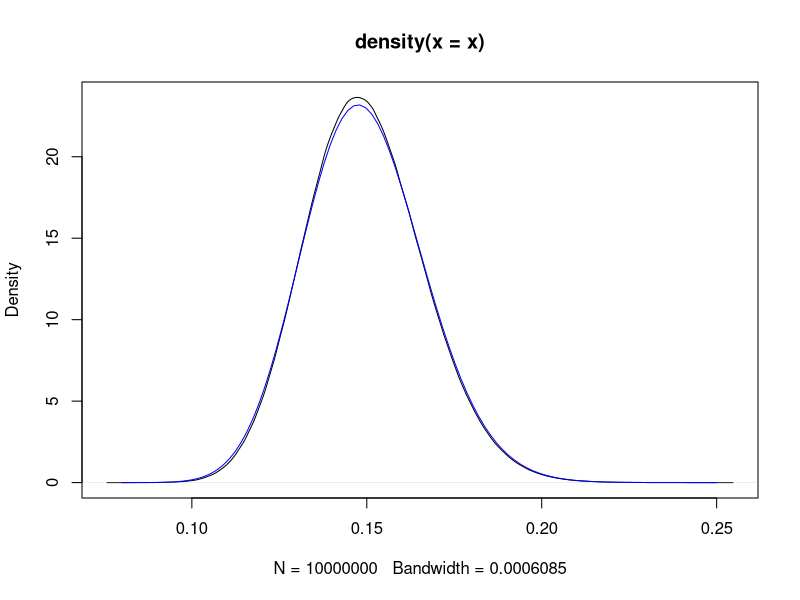
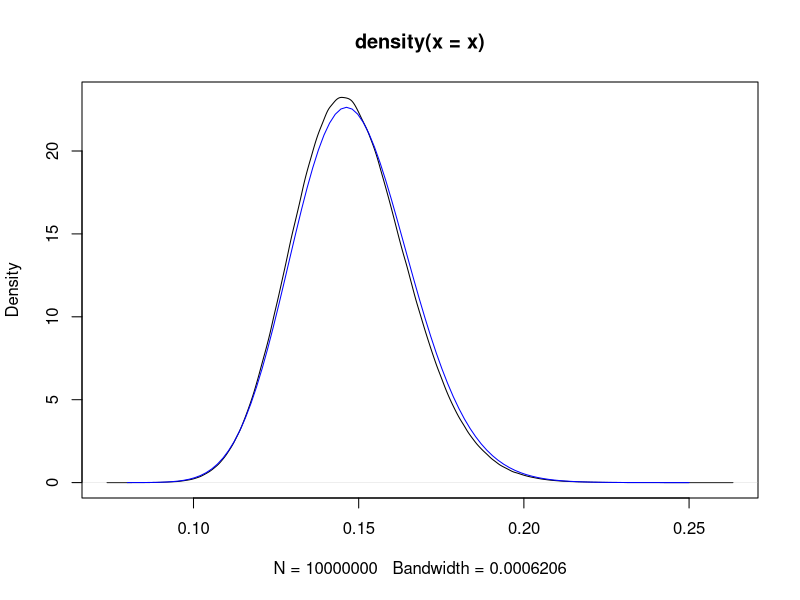
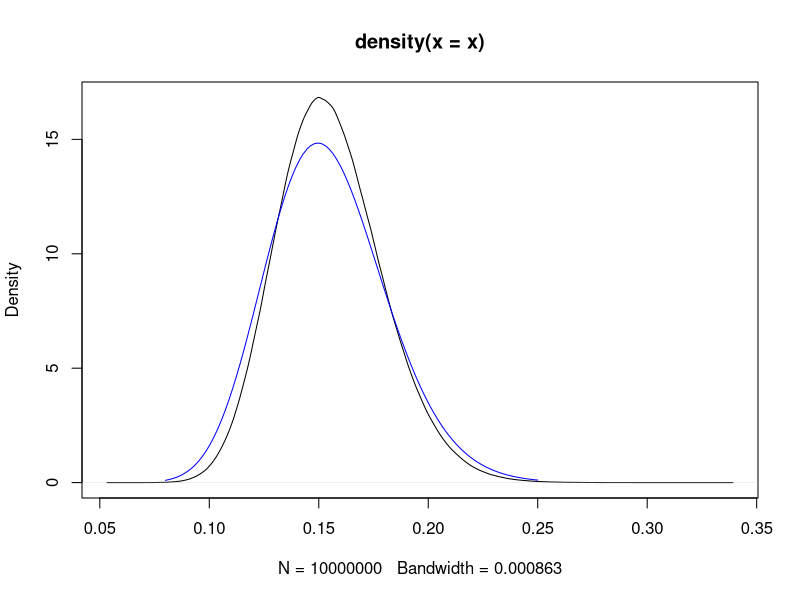
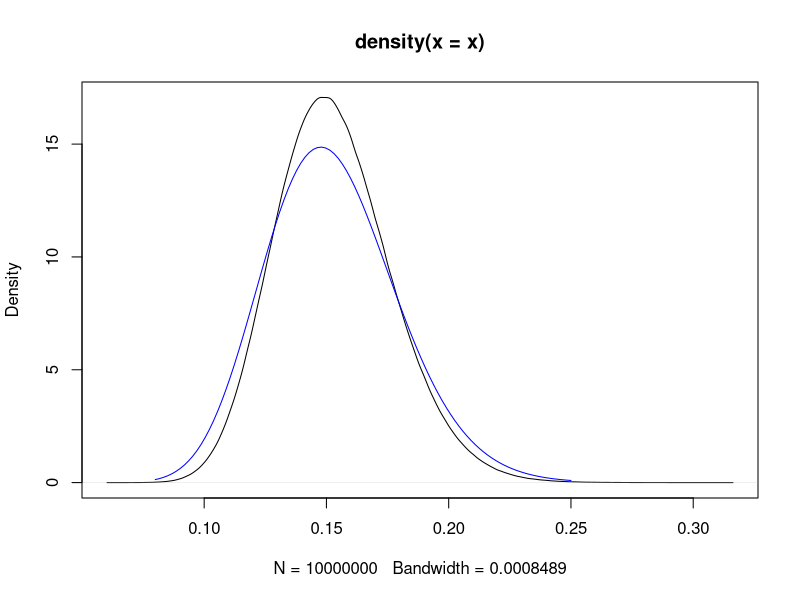
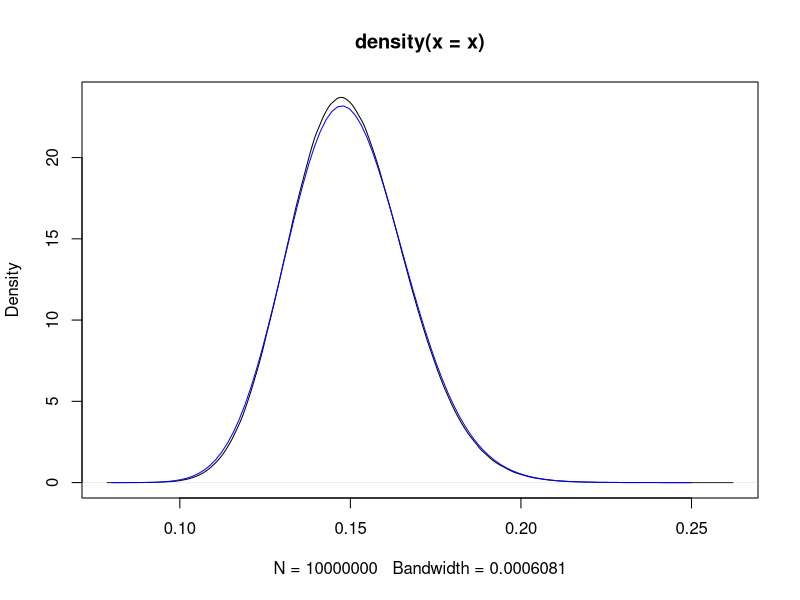
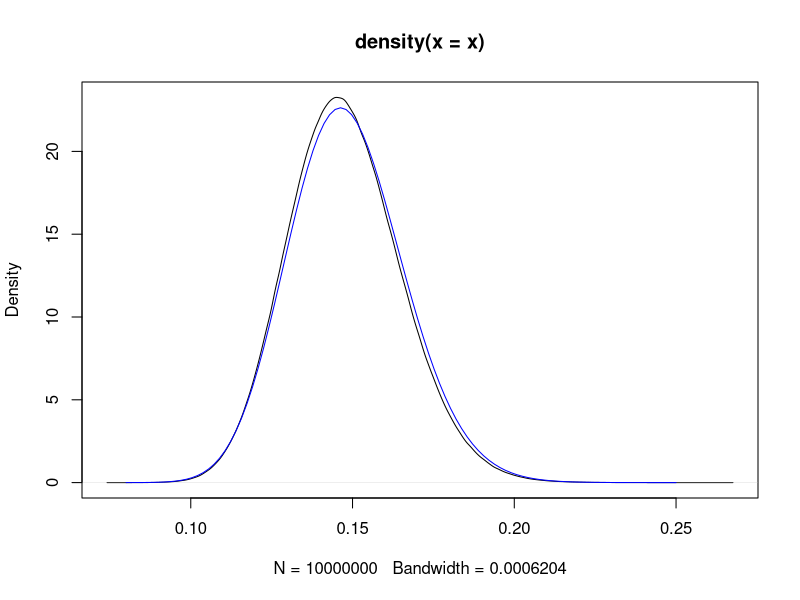
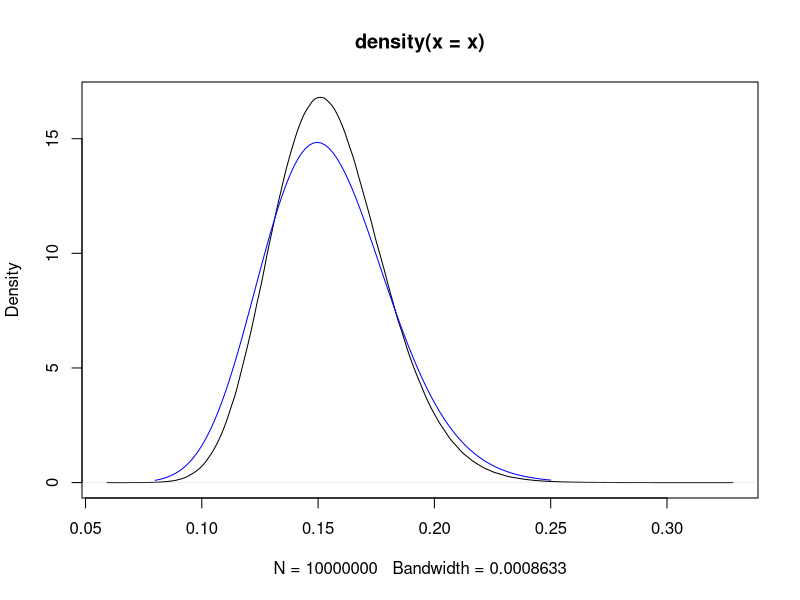
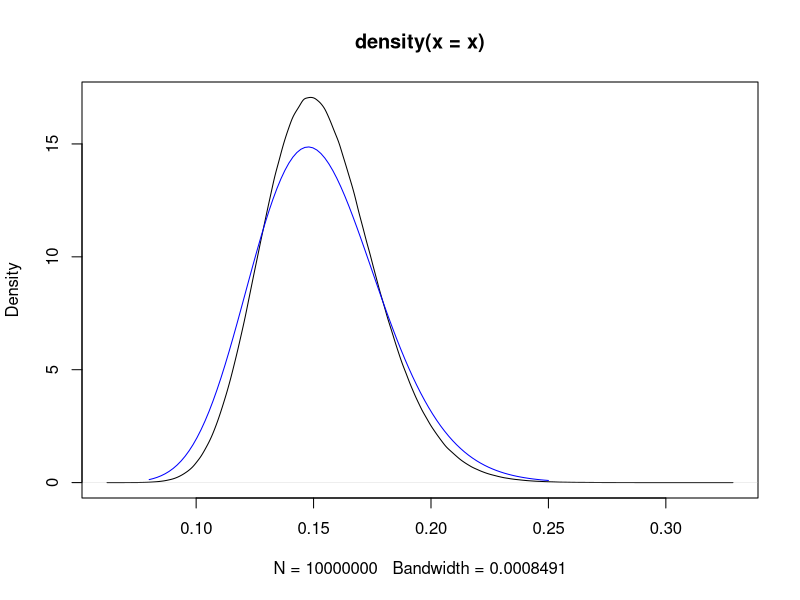

Write the R code that produced these figures, in order.
## ---- chunk 1
#1
times <- read.csv("../Data/ThesisData.csv")
colnames(times) <- c("Year", "Type", "Time", "RxnTime", "Gender", "Batch")
men_finals <- subset(times, Type == "F" & Gender == "M" & Time != 'DQ')
men_pooled <- subset(times, (Type == "F" | Type == "S") & 
                       Gender == "M" & Time != 'DQ')
men_old_finals <- subset(times, Type == "F" & Gender == "M" & 
                           Time != 'DQ' & Year < 2022)
men_old_pooled <- subset(times, (Type == "F" | Type == "S") & 
                           Gender == "M" & Time != 'DQ' & Year < 2022)
## ---- chunk 2
#2
library(lme4)
men_old_finals_one_gamma_log <- glm(RxnTime ~ 1, data = men_old_finals, 
                                    family = Gamma(link = "log"))
men_finals_one_gamma_log <- glm(RxnTime ~ 1, data = men_finals, 
                                family = Gamma(link = "log"))
men_old_pooled_one_gamma_log <- glm(RxnTime ~ 1, data = men_old_pooled, 
                                    family = Gamma(link = "log"))
men_pooled_one_gamma_log <- glm(RxnTime ~ 1, data = men_pooled, 
                                family = Gamma(link = "log"))
## ---- chunk 3
#3
library(lme4)

men_old_finals_year_gamma_log <- glmer(RxnTime ~ (1|Year), data = men_old_finals, 
                                       family = Gamma(link = "log"))
men_finals_year_gamma_log <- glmer(RxnTime ~ (1|Year), data = men_finals, 
                                   family = Gamma(link = "log"))
men_old_pooled_year_gamma_log <- glmer(RxnTime ~ (1|Year), data = men_old_pooled, 
                                       family = Gamma(link = "log"))
men_pooled_year_gamma_log <- glmer(RxnTime ~ (1|Year), data = men_pooled, 
                                   family = Gamma(link = "log"))

## ---- chunk 4
#4
library(lme4)
men_old_finals_batch_gamma_log <-glmer(RxnTime ~ (1 | Batch), data = men_old_finals, 
                             family = Gamma(link = "log"))
men_finals_batch_gamma_log <-glmer(RxnTime ~ (1 | Batch), data = men_finals, 
                         family = Gamma(link = "log"))
men_old_pooled_batch_gamma_log <-glmer(RxnTime ~ (1 | Batch), data = men_old_pooled, 
                             family = Gamma(link = "log"))
men_pooled_batch_gamma_log <-glmer(RxnTime ~ (1 | Batch), data = men_pooled, 
                         family = Gamma(link = "log"))
## ---- chunk 5
#5
library(lme4)
men_old_finals_two_effect_gamma_log <- glmer(RxnTime ~ (1 | Year) + (1 | Batch), 
                                   data = men_old_finals, family = Gamma(link = "log"))
men_finals_two_effect_gamma_log<- glmer(RxnTime ~ (1 | Year) + (1 | Batch), 
                              data = men_finals, family = Gamma(link = "log"))
men_old_pooled_two_effect_gamma_log <- glmer(RxnTime ~ (1 | Year) + (1 | Batch), 
                                   data = men_old_pooled, family = Gamma(link = "log"))
men_pooled_two_effect_gamma_log <- glmer(RxnTime ~ (1 | Year) + (1 | Batch), 
                               data = men_pooled, family = Gamma(link = "log"))
## ---- chunk 6
anova(men_pooled_batch_gamma_log, men_pooled_two_effect_gamma_log)
## ---- chunk 7
anova(men_pooled_year_gamma_log, men_pooled_two_effect_gamma_log)
## ---- chunk 8
#6
set.seed(1)
library(lme4)
sim_two_effect_time <- function(model, base, RxnTime) {
  simfit <- function(model, n = 10000000) {
    vc <- as.data.frame(VarCorr(model))
    sd_year <- vc$sdcor[1]
    sd_year_batch <- vc$sdcor[2]
    
    z1 <- rnorm(n, sd = sd_year)
    z2 <- rnorm(n, sd = sd_year_batch)
    
    shape <- 1 / sigma(model)^2
    mu <- exp(fixef(model) + z1 + z2)
    
    x <- rgamma(n, shape = shape, scale = mu / shape)
    x
  }
  
  sbase <- summary(base)
  x <- simfit(model)
  print(mean(x < RxnTime))
  #print(quantile(x, prob = c(0.00001, 0.0001, 0.0005, 0.001)))
  ## compare with and without random effect
  plot(density(x))  # with random effects
  curve(dgamma(x, shape = 1 / sbase$dispersion, 
               scale = exp(coef(base)) * sbase$dispersion), 
        0.08, 0.25, add = TRUE, col = "blue")  # fixed effect only
}
## ---- chunk 9
#7
sim_two_effect_time(men_old_finals_two_effect_gamma_log, men_old_finals_one_gamma_log, 0.1)
sim_two_effect_time(men_finals_two_effect_gamma_log, men_finals_one_gamma_log, 0.1)
sim_two_effect_time(men_old_pooled_two_effect_gamma_log, men_old_pooled_one_gamma_log, 0.1)
sim_two_effect_time(men_pooled_two_effect_gamma_log, men_pooled_one_gamma_log, 0.1)
## ---- chunk 10
sim_two_effect_time(men_old_finals_two_effect_gamma_log, men_old_finals_one_gamma_log, 0.08)
sim_two_effect_time(men_finals_two_effect_gamma_log, men_finals_one_gamma_log, 0.08)
sim_two_effect_time(men_old_pooled_two_effect_gamma_log, men_old_pooled_one_gamma_log, 0.08)
sim_two_effect_time(men_pooled_two_effect_gamma_log, men_pooled_one_gamma_log, 0.08)
## ---- chunk 11
#8
set.seed(1)
library(lme4)
sim_two_effect_prob <- function(model, base, prob) {
  simfit <- function(model, n = 10000000) {
    vc <- as.data.frame(VarCorr(model))
    sd_year <- vc$sdcor[1]
    sd_year_batch <- vc$sdcor[2]
    
    z1 <- rnorm(n, sd = sd_year)
    z2 <- rnorm(n, sd = sd_year_batch)
    
    shape <- 1 / sigma(model)^2
    mu <- exp(fixef(model) + z1 + z2)
    
    x <- rgamma(n, shape = shape, scale = mu / shape)
    x
  }
  
  sbase <- summary(base)
  x <- simfit(model)
  print(quantile(x, probs = prob))
}
## ---- chunk 12
#9
sim_two_effect_prob(men_old_finals_two_effect_gamma_log, men_old_finals_one_gamma_log, 0.001)
sim_two_effect_prob(men_finals_two_effect_gamma_log, men_finals_one_gamma_log, 0.001)
sim_two_effect_prob(men_old_pooled_two_effect_gamma_log, men_old_pooled_one_gamma_log, 0.001)
sim_two_effect_prob(men_pooled_two_effect_gamma_log, men_pooled_one_gamma_log, 0.001)
## ---- chunk 13
#10
sim_two_effect_prob(men_old_finals_two_effect_gamma_log, men_old_finals_one_gamma_log, 0.0001)
sim_two_effect_prob(men_finals_two_effect_gamma_log, men_finals_one_gamma_log, 0.0001)
sim_two_effect_prob(men_old_pooled_two_effect_gamma_log, men_old_pooled_one_gamma_log, 0.0001)
sim_two_effect_prob(men_pooled_two_effect_gamma_log, men_pooled_one_gamma_log, 0.0001)
## ---- chunk 14
#11
library(lme4)
set.seed(1)
sim_one_effect_time <- function(model, base, RxnTime){
    simfit <- function(model, n = 10000000) {
    vc <- as.data.frame(VarCorr(model))
    ## mu <- exp(coef(model)$Year[,]) ## using fitted random effects only
    z <- rnorm(n, sd = vc$sdcor[1]) #$ using generated random effects
    mu <- exp(fixef(model) + z)
    shape <- 1 / vc$vcov[2]
    x <- rgamma(n, shape = shape, scale = mu / shape)
    x
    }
  sbase <- summary(base)
  #print(sbase)
  x <- simfit(model)
  print(mean(x < RxnTime))
  ## compare with and without random effect
  plot(density(x)) # with random effect
  curve(dgamma(x, shape = 1 / sbase$dispersion, 
               scale = exp(coef(base)) * sbase$dispersion), 
        0.08, 0.25, add = TRUE, col = "blue") # fixed effect only
}
## ---- chunk 15
#12
sim_one_effect_time(men_old_finals_year_gamma_log, men_old_finals_one_gamma_log, 0.1)
sim_one_effect_time(men_finals_year_gamma_log, men_finals_one_gamma_log, 0.1)
sim_one_effect_time(men_old_pooled_year_gamma_log, men_old_pooled_one_gamma_log, 0.1)
sim_one_effect_time(men_pooled_year_gamma_log, men_pooled_one_gamma_log, 0.1)
## ---- chunk 16
#13
sim_one_effect_time(men_old_finals_batch_gamma_log, men_old_finals_one_gamma_log, 0.1)
sim_one_effect_time(men_finals_batch_gamma_log, men_finals_one_gamma_log, 0.1)
sim_one_effect_time(men_old_pooled_batch_gamma_log, men_old_pooled_one_gamma_log, 0.1)
sim_one_effect_time(men_pooled_batch_gamma_log, men_pooled_one_gamma_log, 0.1)
## ---- chunk 17
#14
library(lme4)
set.seed(1)
sim_one_effect_prob <- function(model, base, prob) {
  simfit <- function(model, n = 10000000) {
    vc <- as.data.frame(VarCorr(model))
    z <- rnorm(n, sd = vc$sdcor[1])
    mu <- exp(fixef(model) + z)
    shape <- 1 / vc$vcov[2]
    x <- rgamma(n, shape = shape, scale = mu / shape)
    x
  }

  sbase <- summary(base)
  x <- simfit(model)
  print(quantile(x, probs = prob))
}
## ---- chunk 18
#15
sim_one_effect_prob(men_old_finals_year_gamma_log, men_old_finals_one_gamma_log, 0.001)
sim_one_effect_prob(men_finals_year_gamma_log, men_finals_one_gamma_log, 0.001)
sim_one_effect_prob(men_old_pooled_year_gamma_log, men_old_pooled_one_gamma_log, 0.001)
sim_one_effect_prob(men_pooled_year_gamma_log, men_pooled_one_gamma_log, 0.001)
## ---- chunk 19
#16
sim_one_effect_prob(men_old_finals_year_gamma_log, men_old_finals_one_gamma_log, 0.0001)
sim_one_effect_prob(men_finals_year_gamma_log, men_finals_one_gamma_log, 0.0001)
sim_one_effect_prob(men_old_pooled_year_gamma_log, men_old_pooled_one_gamma_log, 0.0001)
sim_one_effect_prob(men_pooled_year_gamma_log, men_pooled_one_gamma_log, 0.0001)
